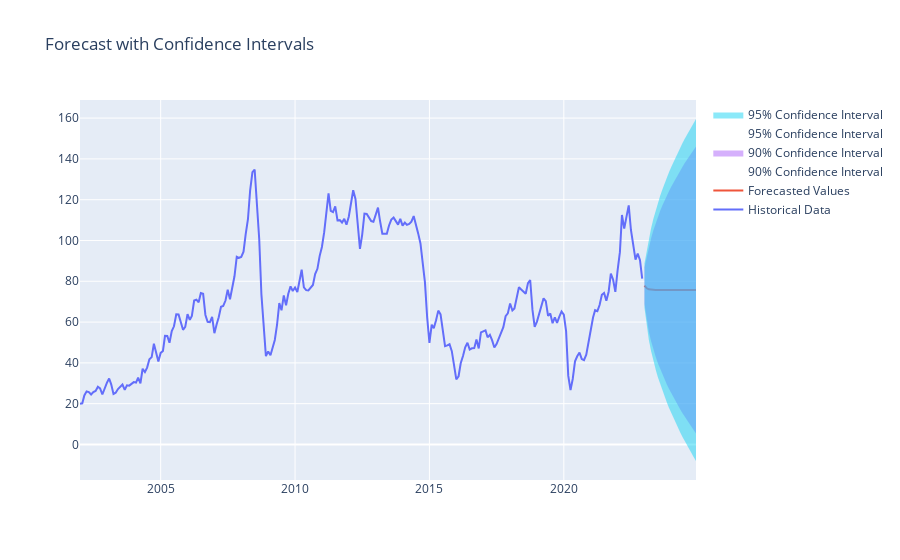

The notebook cell saved with this chart:
### Code cell
#%%

# Capture the returned values from forecast_future_values
predictions, forecast_summary_90, forecast_summary_95 = forecast_future_values(data['Price'], model.order, model.seasonal_order, 24)

# Now you can use 'predictions' in the following functions
plot_forecast_with_confidence_intervals(data['Price'], predictions, forecast_summary_90, forecast_summary_95)
